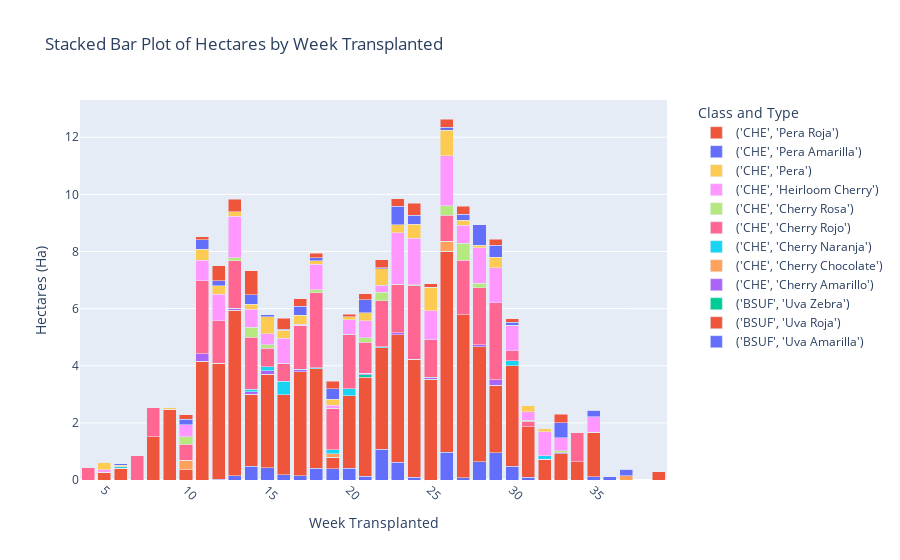

This figure's notebook cell:
### Code cell
data = []
for class_type in class_pivot.index:
    data.append(go.Bar(
        name=f'{class_type}',
        x=class_pivot.columns,
        y=class_pivot.loc[class_type]
    ))
  
# Create the figure
fig = go.Figure(data=data)

# Update layout for the plot
fig.update_layout(
    barmode='stack',
    title='Stacked Bar Plot of Hectares by Week Transplanted',
    xaxis_title='Week Transplanted',
    yaxis_title='Hectares (Ha)',
    legend_title='Class and Type',
    xaxis=dict(tickangle=45, categoryorder='total descending'),
    legend=dict(x=1.05, y=1)
)
